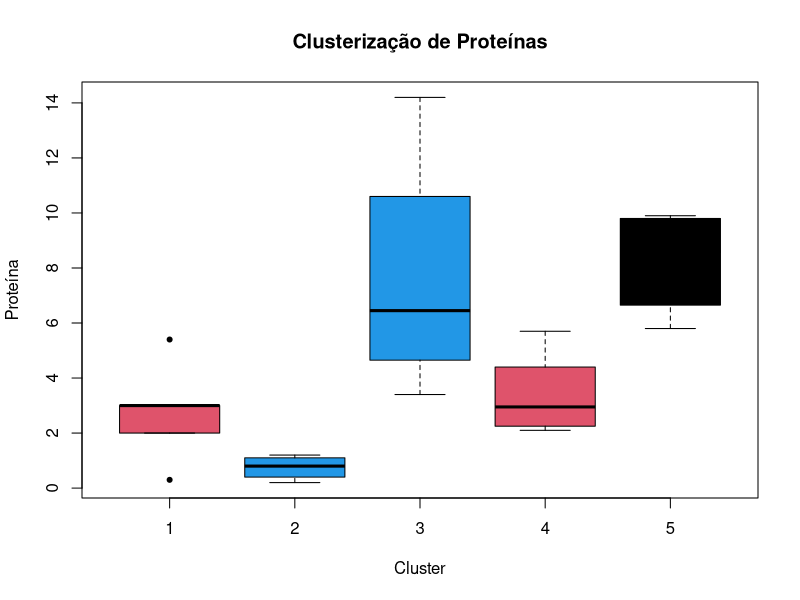
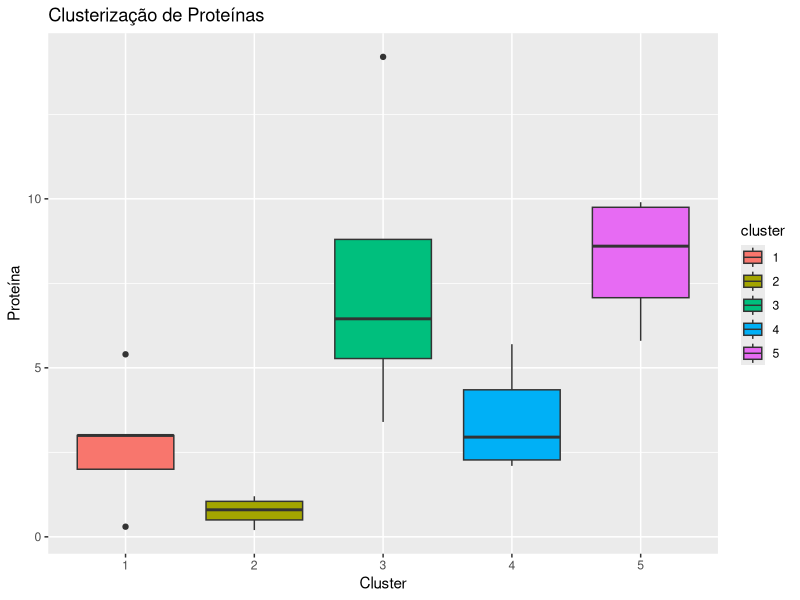

The R script that drew these images, in order:
library(ggplot2)

dados <- read.table("protein.txt", header = TRUE, sep = "\t")
str(dados)

dados_padronizados <- scale(dados[,2:ncol(dados)])

clusterizacao1 <- kmeans(dados_padronizados, centers = 5,iter.max = 20, nstart = 50)
clusterizacao1

dados$cluster <- as.factor(clusterizacao1$cluster)

cluster1 <- dados[dados$cluster == 1,1]
cluster2 <- dados[dados$cluster == 2,1]
cluster3 <- dados[dados$cluster == 3,1]
cluster4 <- dados[dados$cluster == 4,1]
cluster5 <- dados[dados$cluster == 5,1]

cluster1
cluster2
cluster3
cluster4
cluster5

plot(dados$cluster, dados$Fish, col = clusterizacao1$cluster, pch = 20, main = "Clusterização de Proteínas", xlab = "Cluster", ylab = "Proteína")
ggplot(dados, aes(x = cluster, y = Fish, fill = cluster)) + geom_boxplot() + ggtitle("Clusterização de Proteínas") + xlab("Cluster") + ylab("Proteína")

